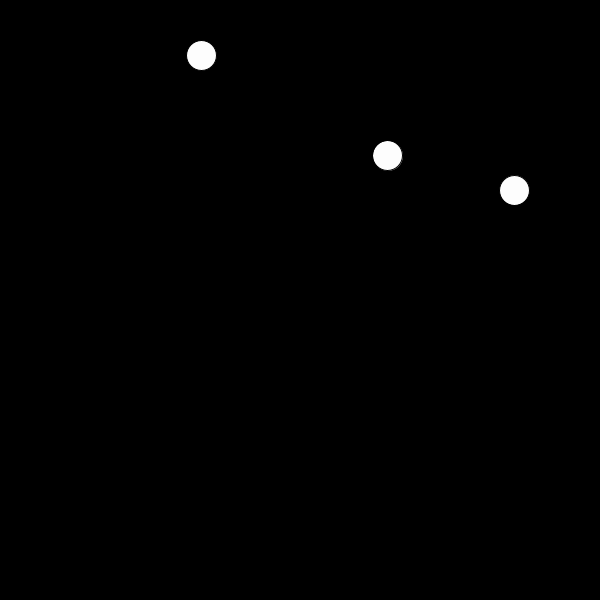
Frame 1 (no input)
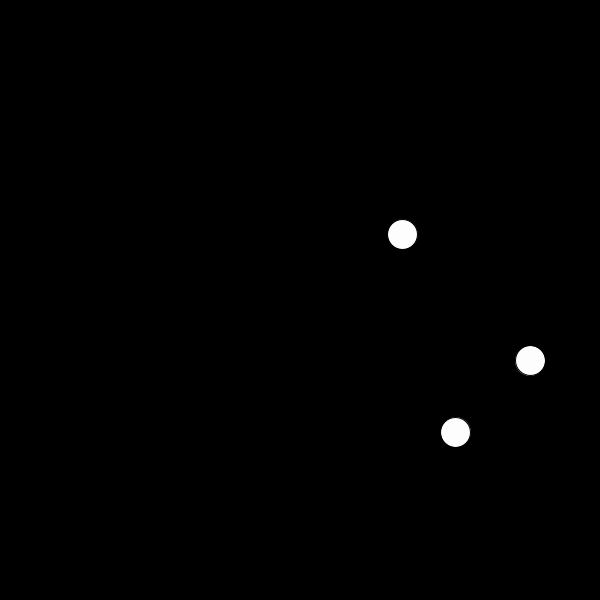
Frame 60 (the mouse pressed at the canvas centre just before this capture)
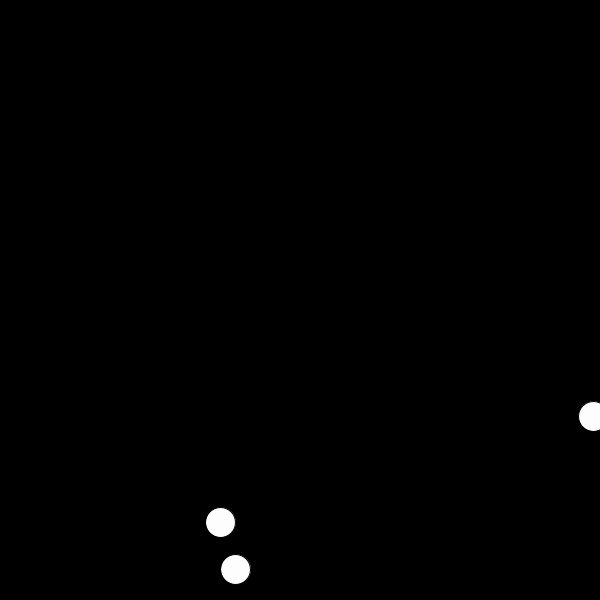
Frame 120 (the mouse held since frame 60 and released just before this capture)

The Processing sketch that drew these frames (run headless with seeded random() and noise(); from frame 60 on, the mouse is pressed at the canvas centre):

// Processing sketch: A2r3_240327a
// ── A2r3_240327a.pde
int numBalls = 3; // Number of balls
float[] ballX = new float[numBalls]; // Array to store ball x positions
float[] ballY = new float[numBalls]; // Array to store ball y positions
float[] speedX = new float[numBalls]; // Array to store ball x speeds
float[] speedY = new float[numBalls]; // Array to store ball y speeds
int ballSize = 30; // Ball size

void setup() {
  size(600, 600);
  
  // Initialize ball positions and speeds
  for (int i = 0; i < numBalls; i++) {
    ballX[i] = random(width);
    ballY[i] = random(height);
    speedX[i] = random(3, 5);
    speedY[i] = random(3, 5);
  }
}

void draw() {
  background(0);
  
  // Draw balls
  for (int i = 0; i < numBalls; i++) {
    fill(253, 253, 253);
    ellipse(ballX[i], ballY[i], ballSize, ballSize);
    
    // Update ball positions
    ballX[i] += speedX[i];
    ballY[i] += speedY[i];
    
    // Check for collisions with walls
    if (ballX[i] < 0 || ballX[i] > width) {
      speedX[i] *= -1;
    }
    if (ballY[i] < 0 || ballY[i] > height) {
      speedY[i] *= -1;
    }
    
    // Check for collision with mouse
    if (dist(ballX[i], ballY[i], mouseX, mouseY) < ballSize / 2) {
      float dx = ballX[i] - mouseX;
      float dy = ballY[i] - mouseY;
      float magnitude = sqrt(dx * dx + dy * dy);
      float normalX = dx / magnitude;
      float normalY = dy / magnitude;
      float dotProduct = speedX[i] * normalX + speedY[i] * normalY;
      speedX[i] = 2 * dotProduct * normalX - speedX[i];
      speedY[i] = 2 * dotProduct * normalY - speedY[i];
    }
  }
}
